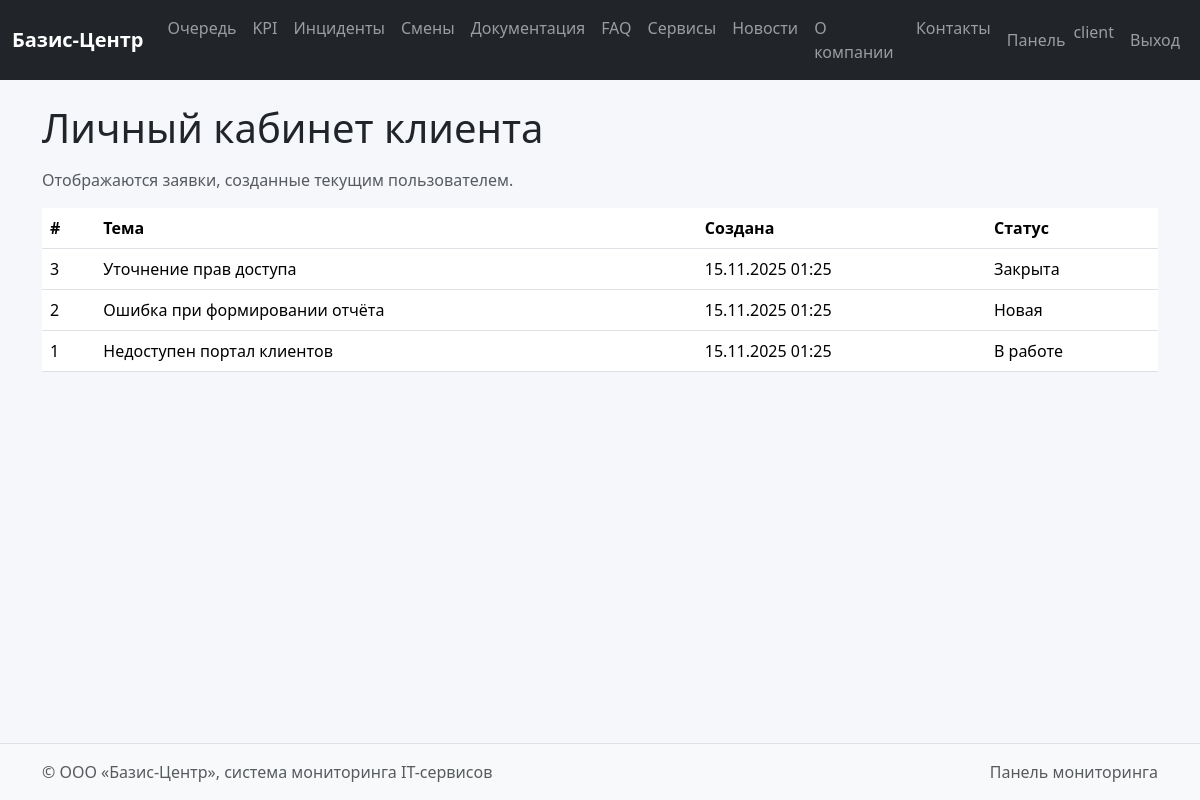
/dashboard/client/home/ (signed in), run on the app's committed database.
### dashboard/models.py (models this page shows, shortened)
class OrderQueue(models.Model):
    STATUS_CHOICES = [
        ('new', 'Новая'),
        ('in_progress', 'В работе'),
        ('done', 'Закрыта'),
    ]
    PRIORITY_CHOICES = [
        ('low', 'Низкий'),
        ('medium', 'Средний'),
        ('high', 'Высокий'),
    ]
    title = models.CharField(max_length=200)
    description = models.TextField()
    initiator = models.ForeignKey(User, on_delete=models.SET_NULL, null=True, related_name='initiated_orders')
    executor = models.ForeignKey(User, on_delete=models.SET_NULL, null=True, related_name='executed_orders', blank=True)
    status = models.CharField(max_length=20, choices=STATUS_CHOICES, default='new')
    priority = models.CharField(max_length=20, choices=PRIORITY_CHOICES, default='medium')
    created_at = models.DateTimeField(auto_now_add=True)
    sla_deadline = models.DateTimeField(null=True, blank=True)

### dashboard/views.py (the view)
# urls.py: path('client/home/', views.client_home, name='client_home'),
@login_required
def client_home(request):
    ensure_sample_data()
    role = get_role(request.user)
    if role != 'client':
        return redirect('dashboard:home')
    my_orders = OrderQueue.objects.filter(initiator=request.user).order_by('-created_at')
    return render(request, 'dashboard/client_home.html', {'orders': my_orders})

### dashboard/views.py (called while the page is built, shortened)
def get_role(user):
    profile = getattr(user, 'profile', None)
    if profile:
        return profile.role
    if user.is_superuser:
        return 'admin'
    return 'client'

def ensure_sample_data():
    admin = User.objects.filter(username='admin').first()
    manager = User.objects.filter(username='manager').first()
    client = User.objects.filter(username='client').first()

### templates/dashboard/client_home.html (shortened to what this page needs)
{% extends 'base.html' %}
{% block content %}
<h1 class="mb-3">Личный кабинет клиента</h1>
<p class="text-muted">Отображаются заявки, созданные текущим пользователем.</p>
<table class="table table-hover">
  <thead><tr><th>#</th><th>Тема</th><th>Создана</th><th>Статус</th></tr></thead>
  <tbody>
    {% for o in orders %}
    <tr>
      <td>{{ o.id }}</td>
      <td>{{ o.title }}</td>
      <td>{{ o.created_at|date:"d.m.Y H:i" }}</td>
      <td>{{ o.get_status_display }}</td>
    </tr>
    {% empty %}
    <tr><td colspan="4" class="text-center text-muted">Вы ещё не создавали заявок.</td></tr>
    {% endfor %}
  </tbody>
</table>
{% endblock %}

### templates/base.html (shortened to what this page needs)
{% load static %}
<!doctype html>
<html lang="ru">
  <head>
    <link href="https://cdn.jsdelivr.net/npm/bootstrap@5.3.3/dist/css/bootstrap.min.css" rel="stylesheet">
    <link href="{% static 'css/style.css' %}" rel="stylesheet">
  </head>
  <body class="d-flex flex-column min-vh-100">
    <nav class="navbar navbar-expand-lg navbar-dark bg-dark mb-4">
      <div class="container-fluid">
        <a class="navbar-brand" href="{% url 'core:index' %}">Базис-Центр</a>
        <div class="collapse navbar-collapse" id="mainNav">
          <ul class="navbar-nav me-auto mb-2 mb-lg-0">
            <li class="nav-item"><a class="nav-link" href="{% url 'core:public_queue' %}">Очередь</a></li>
            <li class="nav-item"><a class="nav-link" href="{% url 'core:public_kpi' %}">KPI</a></li>
            <li class="nav-item"><a class="nav-link" href="{% url 'core:public_incidents' %}">Инциденты</a></li>
            <li class="nav-item"><a class="nav-link" href="{% url 'core:public_shifts' %}">Смены</a></li>
            <li class="nav-item"><a class="nav-link" href="{% url 'core:docs_public' %}">Документация</a></li>
            <li class="nav-item"><a class="nav-link" href="{% url 'core:faq' %}">FAQ</a></li>
            <li class="nav-item"><a class="nav-link" href="{% url 'core:services' %}">Сервисы</a></li>
            <li class="nav-item"><a class="nav-link" href="{% url 'core:news' %}">Новости</a></li>
            <li class="nav-item"><a class="nav-link" href="{% url 'core:about' %}">О компании</a></li>
            <li class="nav-item"><a class="nav-link" href="{% url 'core:contacts' %}">Контакты</a></li>
          </ul>
          <ul class="navbar-nav ms-auto">
            {% if user.is_authenticated %}
              <li class="nav-item"><a class="nav-link" href="{% url 'dashboard:home' %}">Панель</a></li>
              <li class="nav-item"><span class="navbar-text me-2">{{ user.username }}</span></li>
              <li class="nav-item"><a class="nav-link" href="{% url 'accounts:logout' %}">Выход</a></li>
            {% else %}
              <li class="nav-item"><a class="nav-link" href="{% url 'accounts:login' %}">Вход</a></li>
            {% endif %}
          </ul>
        </div>
      </div>
    </nav>
    <main class="container mb-5">
      {% block content %}{% endblock %}
    </main>
    <footer class="bg-light border-top py-3 mt-auto">
      <div class="container d-flex justify-content-between">
        <span class="text-muted">© ООО «Базис-Центр», система мониторинга IT-сервисов</span>
        <span class="text-muted">Панель мониторинга</span>
      </div>
    </footer>
  </body>
</html>

### static/css/style.css (style rules this page uses)
body { background-color:#f5f7fb; }
.navbar-brand { font-weight:600; }

### data on the page
OrderQueue: id "3", title "Уточнение прав доступа", created_at "15.11.2025 01:25", status "Закрыта"
OrderQueue: id "2", title "Ошибка при формировании отчёта", created_at "15.11.2025 01:25", status "Новая"
OrderQueue: id "1", title "Недоступен портал клиентов", created_at "15.11.2025 01:25", status "В работе"

### other printed values
{{ user.username }} "client"
